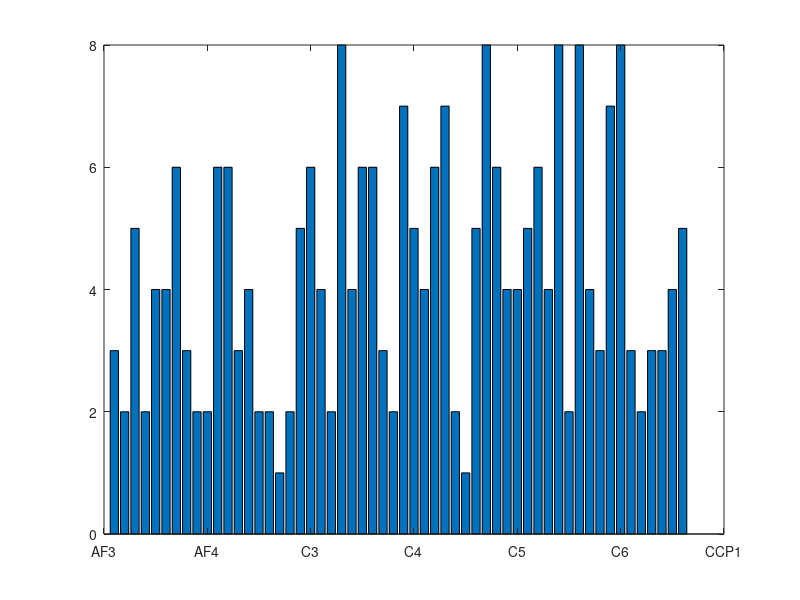

Recreate this plot in MATLAB.
fileID = fopen('fd.txt','r');
C = textscan(fileID,'%s\n');
fclose(fileID);
Ch = C{1,1};

%% 

keySet = unique(Ch);
valueSet = zeros(length(unique(Ch)),1)
M = containers.Map(keySet,valueSet)

%%

for i=1:length(Ch)
   M(Ch{i}) = M(Ch{i}) + 1; 
end

%%

v = M.values;
v = [v{1:end}]

%%
bar(v)
set(gca,'XTickLabel',M.keys)
